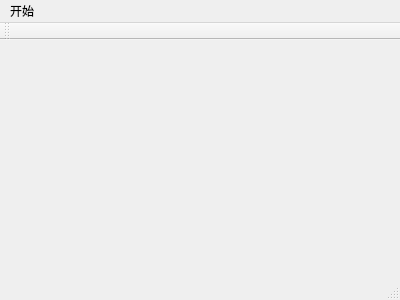
<?xml version="1.0" encoding="UTF-8"?>
<ui version="4.0">
 <class>MainWindow</class>
 <widget class="QMainWindow" name="MainWindow">
  <property name="geometry">
   <rect>
    <x>0</x>
    <y>0</y>
    <width>400</width>
    <height>300</height>
   </rect>
  </property>
  <property name="windowTitle">
   <string>MainWindow</string>
  </property>
  <widget class="QWidget" name="centralWidget"/>
  <widget class="QMenuBar" name="menuBar">
   <property name="geometry">
    <rect>
     <x>0</x>
     <y>0</y>
     <width>400</width>
     <height>23</height>
    </rect>
   </property>
   <widget class="QMenu" name="menu">
    <property name="title">
     <string>开始</string>
    </property>
    <addaction name="actionquit"/>
   </widget>
   <addaction name="menu"/>
  </widget>
  <widget class="QToolBar" name="mainToolBar">
   <attribute name="toolBarArea">
    <enum>TopToolBarArea</enum>
   </attribute>
   <attribute name="toolBarBreak">
    <bool>false</bool>
   </attribute>
  </widget>
  <widget class="QStatusBar" name="statusBar"/>
  <action name="actionquit">
   <property name="text">
    <string>退出</string>
   </property>
  </action>
 </widget>
 <layoutdefault spacing="6" margin="11"/>
 <resources/>
 <connections/>
</ui>
